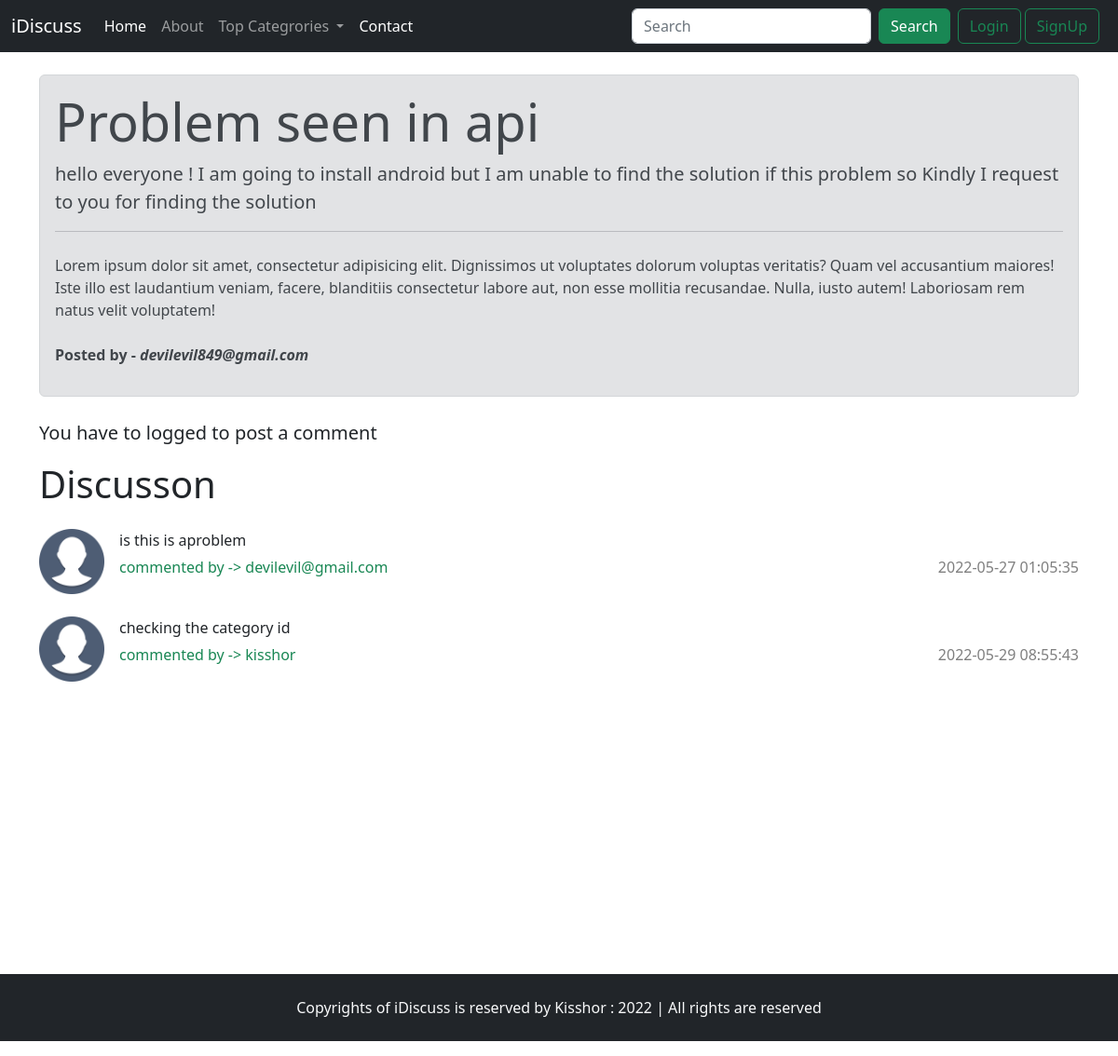
/threaditem.php?threadid=2, run on the app's committed database.
### tables this page shows
CREATE TABLE `thread` (
  `thread_id` int(7) NOT NULL,
  `thread_title` varchar(300) NOT NULL,
  `thread_desc` text NOT NULL,
  `thread_cat_id` int(7) NOT NULL,
  `thread_user_id` int(7) NOT NULL,
  `time` datetime NOT NULL DEFAULT current_timestamp()
);

CREATE TABLE `users` (
  `sno` int(8) NOT NULL,
  `user_email` varchar(30) NOT NULL,
  `user_pass` varchar(300) NOT NULL,
  `time` datetime NOT NULL DEFAULT current_timestamp()
);

CREATE TABLE `comment` (
  `comment_id` int(8) NOT NULL,
  `comment_content` text NOT NULL,
  `thread_id` int(8) NOT NULL,
  `comment_by` int(8) NOT NULL,
  `comment_time` datetime NOT NULL DEFAULT current_timestamp()
);

### threaditem.php (the view, shortened to what this page needs)
      <?php include('partials/_navbar.php') ?>
      <?php include('partials/_dbconnect.php') ?>
      <?php
      $id = $_GET['threadid'];
      $sql = "SELECT *FROM `thread` WHERE thread_id = $id";
      $result = mysqli_query($conn, $sql);
      $count = mysqli_num_rows($result);
      if ($count>0) {
        while ($row = mysqli_fetch_assoc($result)) {
          $title =  $row['thread_title'];
          $desc =  $row['thread_desc'];
          $thread_user_id = $row['thread_user_id'];
          $sql1 = "SELECT user_email FROM `users` WHERE sno='$thread_user_id'";
          $result1 = mysqli_query($conn, $sql1);
          $row1 = mysqli_fetch_assoc($result1);
          $user_email =  $row1['user_email'];
        }
      }
      ?>
      <div class="container my-4 bg-gray">
          <div class="alert alert-secondary" role="alert">
            <h1 class="display-4"><?php echo $title; ?></h1>
            <p class="lead"> <?php echo $desc; ?>  </p>
            <hr>
            <p class="my-4">Lorem ipsum dolor sit amet, consectetur adipisicing elit. Dignissimos ut voluptates dolorum voluptas veritatis? Quam vel accusantium maiores! Iste illo est laudantium veniam, facere, blanditiis consectetur labore aut, non esse mollitia recusandae. Nulla, iusto autem! Laboriosam rem natus velit voluptatem!</p>
             <p><b>Posted by -<em> <?php echo $user_email; ?></b></em></p>
          </div>
      </div>
        <?php
        if (isset($_SESSION['loggedin']) && $_SESSION['loggedin']==true) {
          echo'<div class="container my-5">
            <h2>Post your comment</h2>
            <form method="POST" action="'.$_SERVER["REQUEST_URI"].'">
              <div class="mb-3">
                <label for="description" class="form-label">Type Your comment</label>
                <textarea type="text" class="form-control" name="comment" rows="3" id="description"></textarea>
                <input type="hidden" name="sno" value="'.$_SESSION["sno"].'">
              </div>
              <button type="submit" name="submit" class="btn btn-success">Post comment</button>
            </form>
          </div>';
        }else{
          echo"<div class='container'>
          <p class='lead'>You have to logged to post a comment</p>
          </div>";
        }
          ?>
      <div class="container hdr">
          <h1>Discusson</h1>
          <?php
            $id = $_GET['threadid'];
            $sql3 = "SELECT *FROM `comment` WHERE thread_id = $id";
            $result = mysqli_query($conn, $sql3);
            $count = mysqli_num_rows($result);
            if ($count>0) {
              while ($row = mysqli_fetch_assoc($result)) {
                $content =  $row['comment_content'];
                $comment_time = $row['comment_time'];
                $comment_by = $row['comment_by'];
                $sql4 = "SELECT user_email FROM `users` WHERE sno='$comment_by'";
                $result4 = mysqli_query($conn, $sql4);
                $row4 = mysqli_fetch_assoc($result4);
                $user_email =  $row4['user_email'];
                echo'<div class="d-flex my-4">
                  <div class="flex-shrink-0">
                      <img src="./img/user.png" width="70px" alt="...">
                  </div>
                  <div class="flex-grow-1 ms-3">
                   '.$content.'
                    <h6 class="font-weight-bold mt-2 text-success"> commented by -> '.$user_email.' <p class="float-end my-0 text-black-50">'.$comment_time.'</p></h6>
                  </div>
                </div>';
                }
          }
          ?>
      </div>
      <?php include('partials/_footer.php') ?>
  </body>
</html>

### partials/_navbar.php (style rules this page uses)
.hdr { min-height: 550px; }

### data on the page
thread: thread_title "Problem seen in api", thread_desc "hello everyone ! I am going to install android but I am unable to find the solution if this problem so Kindly I request to you for finding the solution"
users: user_email "devilevil849@gmail.com"
comment: comment_content "is this is aproblem", users.user_email "devilevil@gmail.com", comment_time "2022-05-27 01:05:35"
comment: comment_content "checking the category id", users.user_email "kisshor", comment_time "2022-05-29 08:55:43"
